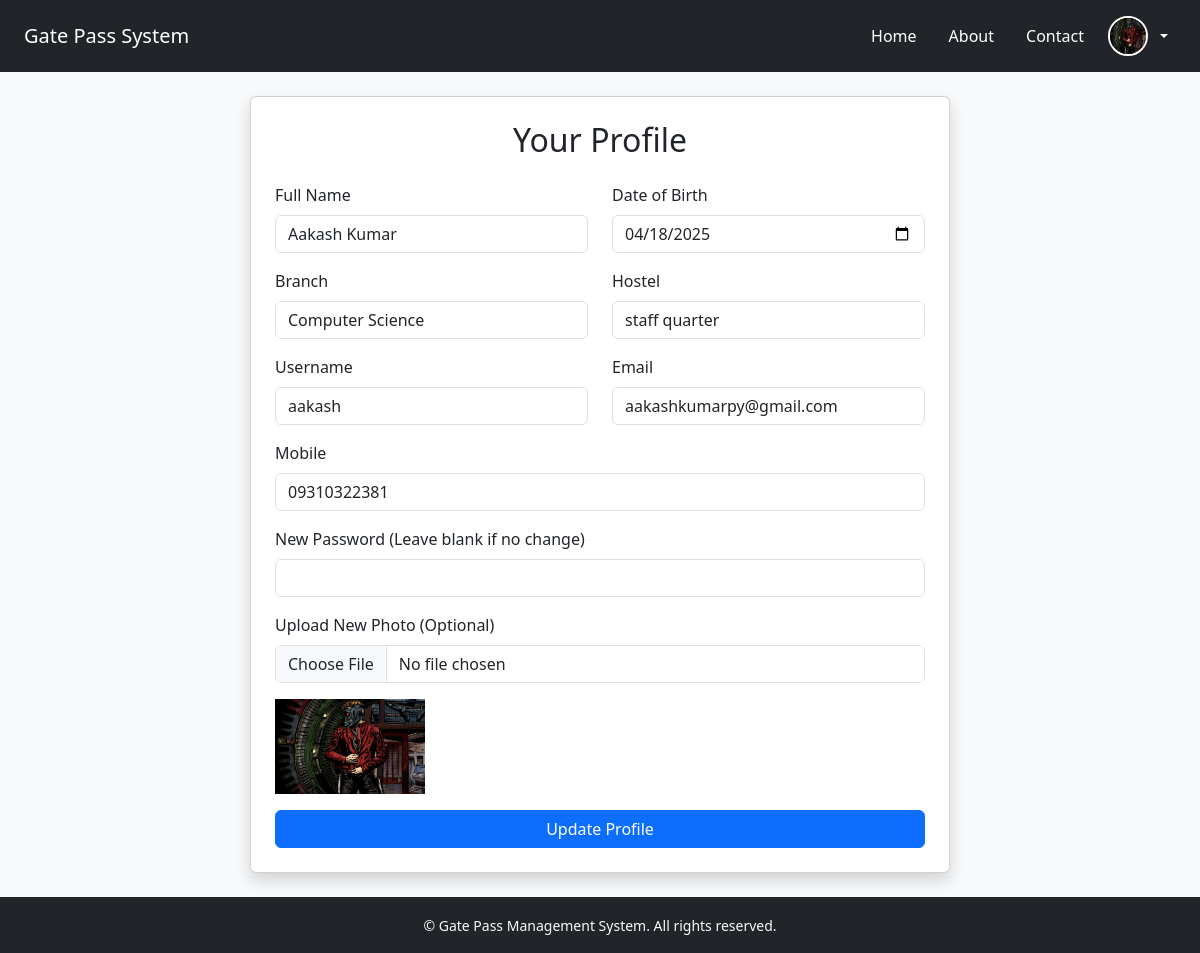
The app's page /profile (signed in), older data.
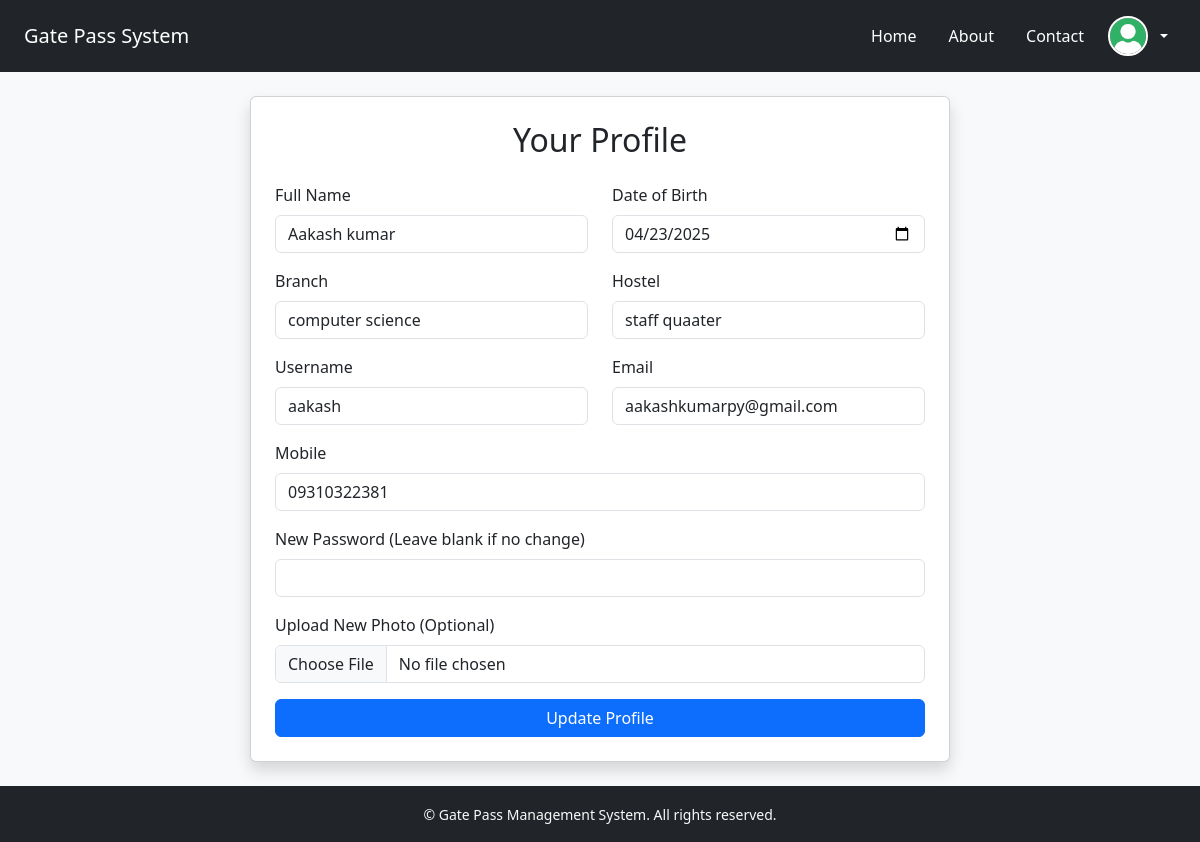
The same page, newer data.
### app/models.py (models this page shows)
class User(db.Model, UserMixin):
    id = db.Column(db.Integer, primary_key=True)
    username = db.Column(db.String(50), unique=True, nullable=False)
    email = db.Column(db.String(100), unique=True, nullable=False)
    password = db.Column(db.String(100), nullable=False)
    name = db.Column(db.String(100), nullable=False)
    dob = db.Column(db.Date)
    mobile = db.Column(db.String(15))
    usertype = db.Column(db.String(255))
    photo = db.Column(db.String(255))
    student_profile = db.relationship('Student', backref='user', uselist=False)
    faculty_profile = db.relationship('Faculty', backref='user', uselist=False)

class Student(db.Model):
    id = db.Column(db.Integer, primary_key=True)
    prn = db.Column(db.String(20), unique=True, nullable=False)
    branch = db.Column(db.String(100), nullable=False)
    hostel = db.Column(db.String(100), nullable=False)
    user_id = db.Column(db.Integer, db.ForeignKey('user.id'), nullable=False)
    leave_requests = db.relationship('LeaveRequest', backref='student', lazy=True)

### app/routes/student_routes.py (the view, shortened to what this page needs)
@stud_bp.route("/profile", methods=["GET", "POST"])
@login_required
def profile():
    user = current_user
    student = user.student_profile
    faculty = user.faculty_profile
    return render_template("profile.html", student=student, user=user, faculty=faculty)

### app/__init__.py (called while the page is built)
@login_manager.user_loader
def load_user(user_id):
    return User.query.get(int(user_id))

### app/templates/profile.html (shortened to what this page needs)
{% extends 'base.html' %}
{% block content %}
<div class="card shadow p-4 mx-auto" style="max-width: 700px;">
  <h2 class="mb-4 text-center">Your Profile</h2>
  <form action="{{ url_for('stud.profile') }}" method="POST" enctype="multipart/form-data">
    <div class="row mb-3">
      <div class="col">
        <label for="name" class="form-label">Full Name</label>
        <input type="text" class="form-control" name="name" id="name" value="{{ user.name }}" required>
      </div>
      <div class="col">
        <label for="dob" class="form-label">Date of Birth</label>
        <input type="date" class="form-control" name="dob" id="dob" value="{{ user.dob }}" required>
      </div>
    </div>
    {% if student %}
    <div class="row mb-3">
      <div class="col">
        <label for="branch" class="form-label">Branch</label>
        <input type="text" class="form-control" name="branch" id="branch" value="{{ student.branch }}" required>
      </div>
      <div class="col">
        <label for="hostel" class="form-label">Hostel</label>
        <input type="text" class="form-control" name="hostel" id="hostel" value="{{ student.hostel }}" required>
      </div>
    </div>
    {% endif %}
    <div class="row mb-3">
      <div class="col">
        <label for="username" class="form-label">Username</label>
        <input type="text" class="form-control" name="username" id="username" value="{{ user.username }}" required>
      </div>
      <div class="col">
        <label for="email" class="form-label">Email</label>
        <input type="email" class="form-control" name="email" id="email" value="{{ user.email }}" required>
      </div>
    </div>
    <div class="mb-3">
      <label for="mobile" class="form-label">Mobile</label>
      <input type="tel" class="form-control" name="mobile" id="mobile" value="{{ user.mobile }}" required>
    </div>
    <div class="mb-3">
      <label for="password" class="form-label">New Password (Leave blank if no change)</label>
      <input type="password" class="form-control" name="password" id="password">
    </div>
    <div class="mb-3">
      <label for="photo" class="form-label">Upload New Photo (Optional)</label>
      <input type="file" class="form-control" name="photo" id="photo" accept="image/*">
      {% if user.photo %}
        <img src="{{ url_for('static', filename="profile/" + user.photo) }}" alt="Profile Picture" class="img-fluid mt-3" style="max-width: 150px;">
      {% endif %}
    </div>
    <div class="d-grid">
      <button type="submit" class="btn btn-primary">Update Profile</button>
    </div>
  </form>
</div>
{% endblock %}

### app/templates/base.html (shortened to what this page needs)
<!DOCTYPE html>
<html lang="en">
<head>
  <link href="https://cdn.jsdelivr.net/npm/bootstrap@5.3.2/dist/css/bootstrap.min.css" rel="stylesheet">
  <link href="https://cdn.jsdelivr.net/npm/bootstrap-icons@1.10.5/font/bootstrap-icons.css" rel="stylesheet">
</head>
<body class="d-flex flex-column min-vh-100 bg-light">
<nav class="navbar navbar-expand-lg navbar-dark bg-dark">
  <div class="container-fluid px-4">
    <a id="nav-title" class="navbar-brand" href="/">Gate Pass System</a>
    <div class="collapse navbar-collapse justify-content-end" id="navbarNav">
      <ul class="navbar-nav align-items-lg-center">
        <li class="nav-item mx-2">
          <a class="nav-link text-white" href="/">Home</a>
        </li>
        <li class="nav-item mx-2">
          <a class="nav-link text-white" href="/about">About</a>
        </li>
        <li class="nav-item mx-2">
          <a class="nav-link text-white" href="/contact">Contact</a>
        </li>
        {% if current_user.is_authenticated %}
        <li class="nav-item dropdown">
          <a class="nav-link dropdown-toggle text-white d-flex align-items-center" href="#" id="navbarProfileDropdown"
             role="button" data-bs-toggle="dropdown" aria-expanded="false">
            {% if current_user.photo %}
            <img src="{{ url_for('static', filename='profile/' + current_user.photo) }}" alt="Profile Picture"
                 class="rounded-circle me-2 border border-2 border-white" width="40" height="40">
            {% else %}
            <img src="{{ url_for('static', filename='profile/default-avatar.png') }}" alt="Profile"
                 class="rounded-circle me-2 border border-2 border-white" width="40" height="40">
            {% endif %}
          </a>
        </li>
        {% else %}
        <li class="nav-item ms-lg-3 mt-2 mt-lg-0">
          <a class="btn btn-outline-light px-3" href="{{ url_for('auth.login') }}">Login</a>
        </li>
        {% endif %}
      </ul>
    </div>
  </div>
</nav>
  <main class="flex-grow-1 py-4">
    <div class="container">
      {% block content %}{% endblock %}
    </div>
  </main>
  <footer class="bg-dark text-light py-3 mt-auto">
    <div class="container text-center">
      <small>&copy; {{ current_year }} Gate Pass Management System. All rights reserved.</small>
    </div>
  </footer>
</body>
</html>

Row changes from the older to the newer data that the page shows:
changed User "aakash": name "Aakash Kumar" → "Aakash kumar"; dob "04/18/2025" → "04/23/2025"; photo: picture removed
changed Student: branch "Computer Science" → "computer science"; hostel "staff quarter" → "staff quaater"
